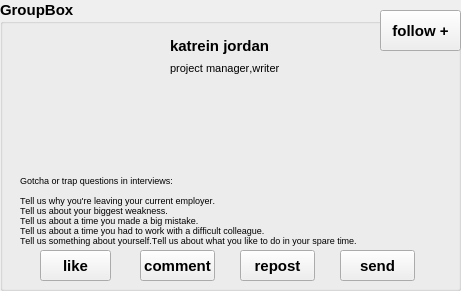
   <widget class="QGroupBox" name="groupBox_8">
    <property name="geometry">
     <rect>
      <x>120</x>
      <y>410</y>
      <width>461</width>
      <height>291</height>
     </rect>
    </property>
    <property name="font">
     <font>
      <pointsize>11</pointsize>
      <weight>75</weight>
      <bold>true</bold>
      <kerning>false</kerning>
     </font>
    </property>
    <property name="title">
     <string>GroupBox</string>
    </property>
    <widget class="QPushButton" name="pushButton_7">
     <property name="geometry">
      <rect>
       <x>380</x>
       <y>10</y>
       <width>81</width>
       <height>41</height>
      </rect>
     </property>
     <property name="font">
      <font>
       <pointsize>11</pointsize>
       <weight>75</weight>
       <bold>true</bold>
       <kerning>false</kerning>
      </font>
     </property>
     <property name="text">
      <string>follow +</string>
     </property>
    </widget>
    <widget class="QPushButton" name="pushButton_10">
     <property name="geometry">
      <rect>
       <x>40</x>
       <y>250</y>
       <width>71</width>
       <height>31</height>
      </rect>
     </property>
     <property name="font">
      <font>
       <pointsize>11</pointsize>
       <weight>75</weight>
       <bold>true</bold>
       <kerning>false</kerning>
      </font>
     </property>
     <property name="styleSheet">
      <string notr="true"/>
     </property>
     <property name="text">
      <string>like</string>
     </property>
     <property name="iconSize">
      <size>
       <width>8</width>
       <height>8</height>
      </size>
     </property>
    </widget>
    <widget class="QPushButton" name="pushButton_16">
     <property name="geometry">
      <rect>
       <x>140</x>
       <y>250</y>
       <width>75</width>
       <height>31</height>
      </rect>
     </property>
     <property name="font">
      <font>
       <pointsize>11</pointsize>
       <weight>75</weight>
       <bold>true</bold>
       <kerning>false</kerning>
      </font>
     </property>
     <property name="text">
      <string>comment</string>
     </property>
    </widget>
    <widget class="QPushButton" name="pushButton_17">
     <property name="geometry">
      <rect>
       <x>240</x>
       <y>250</y>
       <width>75</width>
       <height>31</height>
      </rect>
     </property>
     <property name="font">
      <font>
       <pointsize>11</pointsize>
       <weight>75</weight>
       <bold>true</bold>
       <kerning>false</kerning>
      </font>
     </property>
     <property name="text">
      <string>repost</string>
     </property>
    </widget>
    <widget class="QPushButton" name="pushButton_18">
     <property name="geometry">
      <rect>
       <x>340</x>
       <y>250</y>
       <width>75</width>
       <height>31</height>
      </rect>
     </property>
     <property name="font">
      <font>
       <pointsize>11</pointsize>
       <weight>75</weight>
       <bold>true</bold>
       <kerning>false</kerning>
      </font>
     </property>
     <property name="text">
      <string>send</string>
     </property>
    </widget>
    <widget class="QLabel" name="label_5">
     <property name="geometry">
      <rect>
       <x>20</x>
       <y>20</y>
       <width>151</width>
       <height>51</height>
      </rect>
     </property>
     <property name="text">
      <string/>
     </property>
    </widget>
    <widget class="QLabel" name="label_12">
     <property name="geometry">
      <rect>
       <x>20</x>
       <y>20</y>
       <width>131</width>
       <height>141</height>
      </rect>
     </property>
     <property name="styleSheet">
      <string notr="true">background-image: url(:/new/prefix1/p6.jpg);</string>
     </property>
     <property name="text">
      <string/>
     </property>
    </widget>
    <widget class="QLabel" name="label_15">
     <property name="geometry">
      <rect>
       <x>170</x>
       <y>30</y>
       <width>111</width>
       <height>31</height>
      </rect>
     </property>
     <property name="text">
      <string>katrein jordan</string>
     </property>
    </widget>
    <widget class="QLabel" name="label_16">
     <property name="geometry">
      <rect>
       <x>170</x>
       <y>60</y>
       <width>171</width>
       <height>16</height>
      </rect>
     </property>
     <property name="font">
      <font>
       <pointsize>8</pointsize>
       <weight>50</weight>
       <bold>false</bold>
       <kerning>false</kerning>
      </font>
     </property>
     <property name="text">
      <string>project manager,writer</string>
     </property>
    </widget>
    <widget class="QLabel" name="label_17">
     <property name="geometry">
      <rect>
       <x>20</x>
       <y>160</y>
       <width>431</width>
       <height>111</height>
      </rect>
     </property>
     <property name="font">
      <font>
       <pointsize>7</pointsize>
       <weight>50</weight>
       <bold>false</bold>
       <kerning>false</kerning>
      </font>
     </property>
     <property name="text">
      <string>Gotcha or trap questions in interviews:

Tell us why you're leaving your current employer.
Tell us about your biggest weakness.
Tell us about a time you made a big mistake.
Tell us about a time you had to work with a difficult colleague.
Tell us something about yourself.Tell us about what you like to do in your spare time.
</string>
     </property>
    </widget>
    <widget class="QLabel" name="like2">
     <property name="geometry">
      <rect>
       <x>110</x>
       <y>260</y>
       <width>21</width>
       <height>16</height>
      </rect>
     </property>
     <property name="styleSheet">
      <string notr="true">background-image: url(:/new/prefix1/like2.jpg);</string>
     </property>
     <property name="text">
      <string/>
     </property>
    </widget>
   </widget>
